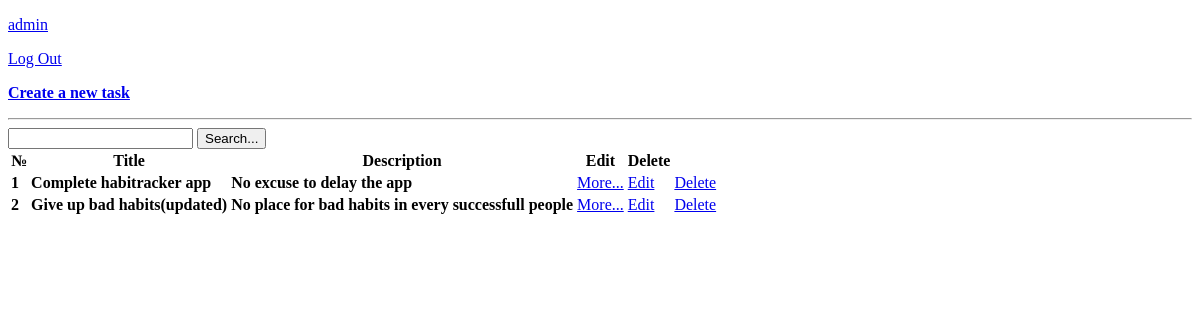
The app's page / (signed in), older data.
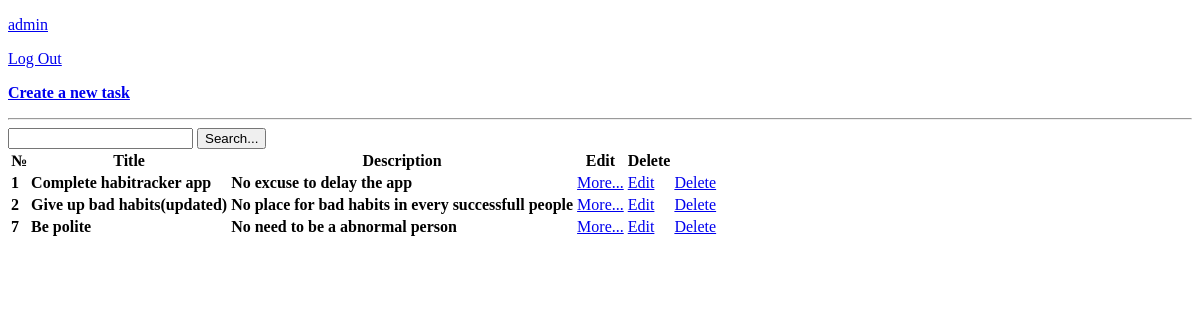
The same page, newer data.
### base/models.py (models this page shows, shortened)
class Task(models.Model):
    user = models.ForeignKey(User, on_delete=models.CASCADE, null=True, blank=True)
    title = models.CharField(max_length=200, null=True, blank=True)
    description = models.TextField(null=True, blank=True)
    complete = models.BooleanField(default=False)
    created = models.DateTimeField(auto_now_add=True)
    class Meta:
      ordering = ['complete']

### base/views.py (the view)
# urls.py: path('', TasksList.as_view(), name='tasks'),
class TasksList(LoginRequiredMixin, ListView):
    model = Task
    template_name = 'task_list.html'
    context_object_name = 'tasks'
    def get_context_data(self, **kwargs):
        context = super().get_context_data(**kwargs)
        context['tasks'] = context['tasks'].filter(user=self.request.user)
        context['count'] = context['tasks'].filter(complete=False).count()
        search_input = self.request.GET.get('search-area') or ''
        if search_input:
            context['tasks'] = context['tasks'].filter(title__startswith=search_input)
        context['search_input'] = search_input
        return context

### base/templates/base/task_list.html (shortened to what this page needs)
<!DOCTYPE html>
<html lang="en">
  <head>
  </head>
  <body>
  {% if request.user.is_authenticated %}
    <p><a href="{% url 'tasks' %}">{{ request.user }}</a></p>
    <p><a href="{% url 'logout' %}">Log Out</a></p>
  {% else %}
    <p><a href="{% url 'tasks' %}">{{ request.user }}</a></p>
    <p><a href="{% url 'login' %}">Login</a></p>
  {% endif %}
    <p><strong><a href="{% url 'task-create' %}">Create a new task</a></strong></p>
    <hr>
    <form method="GET">
      <input type="text" name="search-area" value="{{ search_input }}" />
      <input type="submit" value="Search..."/>
    </form>
    <table>
      <tr>
        <th>№</th>
        <th>Title</th>
        <th>Description</th>
        <th>Edit</th>
        <th>Delete</th>
      </tr>
      {% for task in tasks %}
      <tr>
        <td><strong>{{ task.id }}</strong></td>
        <td><strong>{{ task.title }}</strong></td>
        <td><strong>{{ task.description }}</strong></td>
        <td><a href="{% url 'task-detail' task.id %}">More...</a></td>
        <td><a href="{% url 'task-update' task.id %}">Edit</a></td>
        <td><a href="{% url 'task-delete' task.id %}">Delete</a></td>
      </tr>
      {% endfor %}
    </table>
  </body>
</html>

Row changes from the older to the newer data that the page shows:
added Task: id "7", title "Be polite", description "No need to be a abnormal person"
